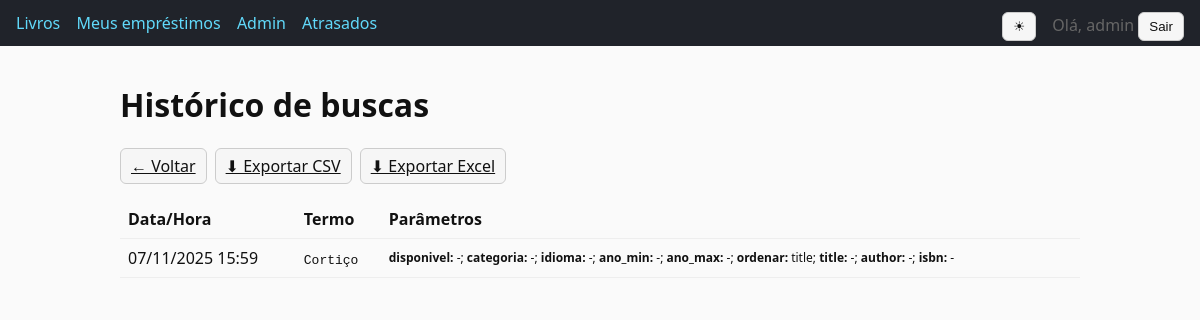
The page /me/searches/ (signed in) on the database its author committed.
### catalog/models.py (models this page shows, shortened)
class SearchQuery(models.Model):
	user = models.ForeignKey(settings.AUTH_USER_MODEL, null=True, blank=True, on_delete=models.SET_NULL)
	session_key = models.CharField(max_length=40, blank=True, help_text="Chave da sessão quando usuário não está logado")
	q = models.CharField(max_length=255, blank=True)
	params = models.JSONField(default=dict, blank=True)
	created_at = models.DateTimeField(auto_now_add=True)
	class Meta:
		ordering = ["-created_at"]

### catalog/views.py (the view, shortened to what this page needs)
# urls.py: path("me/searches/", views.search_history, name="search_history"),
@login_required
def search_history(request: HttpRequest) -> HttpResponse:
	if request.user.is_authenticated:
		qs = SearchQuery.objects.filter(user=request.user)[:100]
	else:
		session_key = request.session.session_key
		if not session_key:
			qs = []
		else:
			qs = SearchQuery.objects.filter(session_key=session_key)[:100]
	export_format = request.GET.get("export")
	return render(request, "catalog/search_history.html", {"searches": qs})

### templates/catalog/search_history.html (shortened to what this page needs)
{% extends 'base.html' %}
{% block content %}
<h1>Histórico de buscas</h1>
<div style="margin-bottom:1rem; display:flex; gap:.5rem; flex-wrap:wrap;">
  <a class="btn" href="{% url 'catalog:book_list' %}">← Voltar</a>
  {% if searches %}
    <a class="btn" href="?export=csv">⬇ Exportar CSV</a>
    <a class="btn" href="?export=xlsx">⬇ Exportar Excel</a>
  {% endif %}
</div>
{% if searches %}
  <table>
    <thead>
      <tr>
        <th>Data/Hora</th>
        <th>Termo</th>
        <th>Parâmetros</th>
      </tr>
    </thead>
    <tbody>
    {% for s in searches %}
      <tr>
        <td>{{ s.created_at|date:'d/m/Y H:i' }}</td>
        <td>{% if s.q %}<code>{{ s.q }}</code>{% else %}<span class="muted">(vazio)</span>{% endif %}</td>
        <td style="font-size:.75rem;">
          {% for k,v in s.params.items %}
            <strong>{{ k }}:</strong> {{ v|default:'-' }}{% if not forloop.last %}; {% endif %}
          {% endfor %}
        </td>
      </tr>
    {% endfor %}
    </tbody>
  </table>
{% else %}
  <p class="muted">Nenhuma busca registrada ainda.</p>
{% endif %}
{% endblock %}

### templates/base.html (shortened to what this page needs)
<!DOCTYPE html>
<html lang="pt-br">
<head>
</head>
<body>
  <header>
    <nav>
      <a href="{% url 'catalog:book_list' %}">Livros</a>
      <a href="{% url 'catalog:my_loans' %}">Meus empréstimos</a>
      {% if user.is_staff %}
        <a href="{% url 'admin:index' %}">Admin</a>
        <a href="{% url 'catalog:admin_overdue_loans' %}">Atrasados</a>
      {% endif %}
      <span class="right">
        <button id="theme-toggle" class="btn toggle" type="button" aria-label="Alternar tema"></button>
        {% if user.is_authenticated %}
          <span class="muted">Olá, {{ user.get_username }}</span>
          <form style="display:inline" action="{% url 'logout' %}" method="post">
            <button class="btn" type="submit">Sair</button>
          </form>
        {% else %}
          <a href="{% url 'login' %}">Entrar</a>
        {% endif %}
      </span>
    </nav>
  </header>
  <main>
    {% block content %}{% endblock %}
  </main>
</body>
</html>

### templates/base.html (style rules this page uses)
:root { --bg: #fafafa; --text: #111111; --primary: #20232a; --accent: #61dafb; --muted: #666666; --card-bg: #ffffff; --card-border: #e4e4e4; --danger: #b00020; --success: #0a7f2e; --btn-bg: #f6f6f6; --btn-border: #cccccc; --table-border: #eeeeee; }
body { font-family: system-ui, Arial, sans-serif; margin: 0; background: var(--bg); color: var(--text); }
header { background: var(--primary); color:#fff; padding:12px 16px; }
header a { color: var(--accent); text-decoration:none; margin-right:12px; }
main { padding:16px; max-width: 960px; margin: 0 auto; }
.muted { color: var(--muted); }
.btn { display:inline-block; padding:6px 10px; border:1px solid var(--btn-border); background: var(--btn-bg); color: var(--text); border-radius:6px; cursor:pointer; }
nav .right { float:right; }
table { width:100%; border-collapse: collapse; }
th, td { padding:8px; border-bottom:1px solid var(--table-border); text-align:left; }
.toggle { margin-right:12px; }

### rows shown on the page
SearchQuery: created_at "07/11/2025 15:59", q "Cortiço", params "disponivel" "categoria" "idioma" "ano_min" "ano_max" "ordenar" "title" "author" "isbn", params "-" "-" "-" "-" "-" "title" "-" "-" "-"

### other values the page prints
{{ user.get_username }} "admin"
